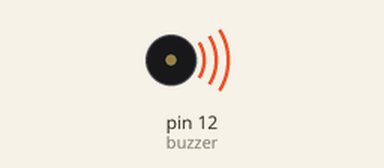
Simulated run of this sketch. Board: Arduino Uno, built with avr-gcc and run on an emulated ATmega328P. Shown: buzzer (waves = sounding).

Above: at 0.5 s.
Timing chart, 0 to 4.6 s (numbered marks = the images above):
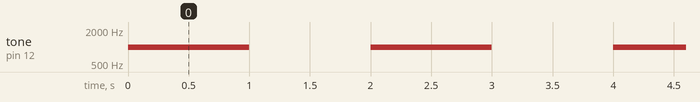

The sketch:

test_buzzer.ino
```cpp
int buzzer = 12;

void setup() {
  pinMode(buzzer, OUTPUT);
}

void loop() {
  tone(buzzer, 1000);  // Som de 1000 Hz
  delay(1000);
  noTone(buzzer);
  delay(1000);
}
```

Measured:
- by itself, tone on pin 12 (buzzer): alternates 1000 Hz for 1.0 s and silent for 1.0 s
